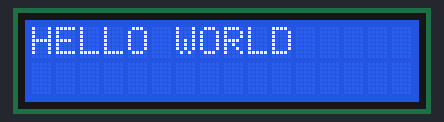
Recording of a sketch running on a simulated Arduino Uno, built with avr-gcc and run on an emulated ATmega328P. On the bench: 16×2 character LCD.

Above: at 0.1 s.
At 3.1 s:
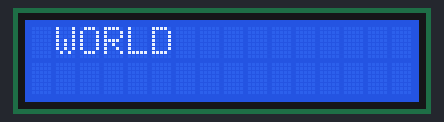
At 6.1 s:
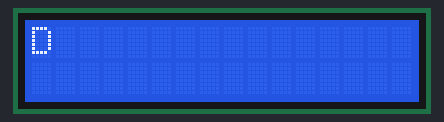
At 19.3 s:
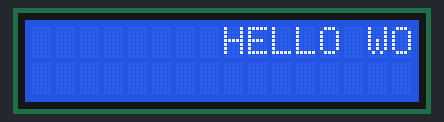
At 28.9 s:
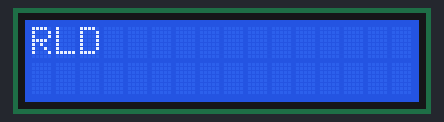
At 39.1 s:
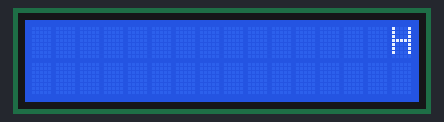

The sketch:

lcd.ino
```cpp
#include <LiquidCrystal.h>
LiquidCrystal lcd (13,12,4,5,6,7);
//13-rs,12-en,8-D4,7-D5,4-D6,2-D7


void setup()
{
  lcd.begin (16,2); //16 char 2 row.16*2 lcd
  lcd.print("HELLO WORLD");
}

void loop()
{


        for (int thisChar = 0; thisChar <1; thisChar++)
        {    lcd.print(" ");
             delay(500);
        }


        lcd.autoscroll();
         delay(100);

}
```

Measured:
- what the display in image 1 shows lasts 0.6 s, from 3.1 s to 3.7 s
